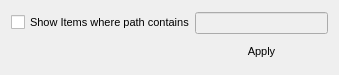
<?xml version="1.0" encoding="UTF-8"?>
<ui version="4.0">
 <class>PathFilter</class>
 <widget class="QWidget" name="PathFilter">
  <property name="windowModality">
   <enum>Qt::ApplicationModal</enum>
  </property>
  <property name="geometry">
   <rect>
    <x>0</x>
    <y>0</y>
    <width>339</width>
    <height>75</height>
   </rect>
  </property>
  <property name="font">
   <font>
    <pointsize>8</pointsize>
   </font>
  </property>
  <property name="windowTitle">
   <string>Filter</string>
  </property>
  <property name="autoFillBackground">
   <bool>true</bool>
  </property>
  <layout class="QGridLayout" name="gridLayout">
   <property name="horizontalSpacing">
    <number>0</number>
   </property>
   <item row="0" column="0">
    <widget class="QCheckBox" name="checkBox">
     <property name="text">
      <string>Show Items where path contains</string>
     </property>
    </widget>
   </item>
   <item row="0" column="1">
    <widget class="QLineEdit" name="lineEdit">
     <property name="enabled">
      <bool>false</bool>
     </property>
    </widget>
   </item>
   <item row="1" column="1">
    <widget class="QPushButton" name="pushButton">
     <property name="autoFillBackground">
      <bool>false</bool>
     </property>
     <property name="text">
      <string>Apply</string>
     </property>
     <property name="default">
      <bool>true</bool>
     </property>
     <property name="flat">
      <bool>true</bool>
     </property>
    </widget>
   </item>
  </layout>
 </widget>
 <resources/>
 <connections>
  <connection>
   <sender>checkBox</sender>
   <signal>toggled(bool)</signal>
   <receiver>lineEdit</receiver>
   <slot>setEnabled(bool)</slot>
   <hints>
    <hint type="sourcelabel">
     <x>60</x>
     <y>25</y>
    </hint>
    <hint type="destinationlabel">
     <x>238</x>
     <y>15</y>
    </hint>
   </hints>
  </connection>
 </connections>
</ui>
